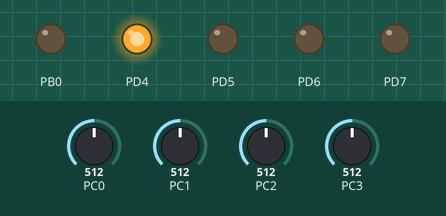
The program below on a simulated ATmega328P, built with avr-gcc and emulated at 8 MHz. Parts: output pins drawn as LEDs (lit = HIGH). The inputs (shaded band) are chosen by the test bench; at power-on: PC3 = 512, PC0 = 512, PC1 = 512, PC2 = 512.

Above: at 1.2 s.
1.3 s: PC3 set to 678
2.8 s: PC3 set to 704
At 4.0 s:
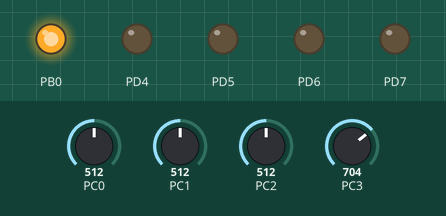
4.3 s: PC3 set to 306
At 5.5 s:
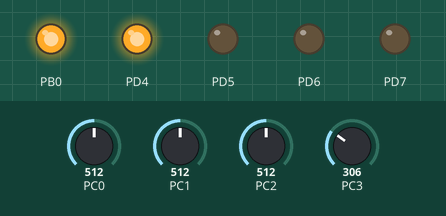
5.9 s: PC3 set to 716
At 6.8 s:
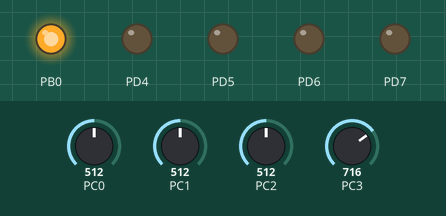
7.5 s: PC3 set to 30
At 8.1 s:
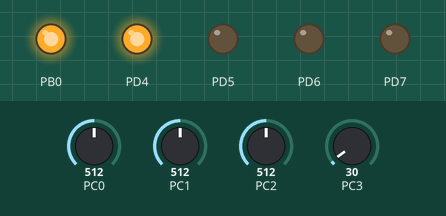
Timing chart, 0 to 10.1 s (numbered marks = the images above; inputs shaded):
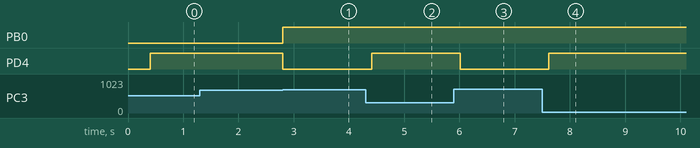

The program:

main.c
```c
/**
* file     main.c
* ingroup  g_applspec
* brief    Main file for Energy Management.
* author   Benjamin Marty
*
* This file is the place where the basic structure of the application/module is defined.
*/


#define F_CPU 8000000UL     //Set Clock for delay to 8MHz

#define BAUD 9600
#define MYUBRR F_CPU/16/BAUD-1

#include "util/delay.h"     //Delay Function
#include <avr/io.h>         //Include AVR Library to get the nice Bit definitions

#define ON 1
#define OFF 0


/**
* inits the general powermanagement
*
* @return Voltage
*/
void powermanagement_init()
{
	DDRD |= (1<<PORTD4);                 //Set tristate for ENABLE_MCU
	DDRB |= (1<<PORTB0);                 //Set tristate for CRUISE_CONTROL
}

/**
* inits the adc with the corresponding channel
*
* @param Channel
*/
void adc_init(int channel)
{
	ADMUX = 0x00;                        //Reset ADMUX register to 0
	ADCSRA = 0x00;                       //Reset ADCSRA register to 0

	ADMUX |= (1<<REFS0);                 //Set ref to AVCC
	int channel_bit = (channel);
	//ADMUX |= (channel << 4);           //Set channel

	ADMUX |= channel_bit;

	ADCSRA |= ( (1<<ADEN) | (1<<ADPS1) | (1<<ADPS0) | (1<<ADATE) );   //Enable ADC, Star ADC, Set Clock Prescaler to 8
	ADCSRA |= (1<<ADSC);

	//return 1;
}

/**
* make a sample on the adc
*
* @return ADC-Value
*/
int adc_sample()
{
	int result = 0;                      //Setup space for ADC result

	result = ADCL + (ADCH << 8);         //Get 10bit result from ADC registers. Keep in mind to read ADCH!

	return result;
}

/**
* Returns the actual voltage on the five Volt rail
*
* @return Voltage
*/
float get_five_rail()
{
	adc_init(0);
	_delay_ms(100);

	float meassurement = (((float)adc_sample()/1023)*3.3);

	meassurement = (meassurement/2.5)*5.2;

	return meassurement;
}

/**
* Returns the actual voltage on the three point three Volt rail
*
* @return Voltage
*/
float get_three_rail()
{
	adc_init(1);
	_delay_ms(100);

	float meassurement = (((float)adc_sample()/1023)*3.3);

	meassurement = (meassurement/2.5)*3.4;

	return meassurement;
}

/**
* Returns the actual current consumption (Not yet implemented!!)
*
* @return Current
*/
float get_current()
{
	adc_init(2);
	_delay_ms(100);

	float meassurement = (((float)adc_sample()/1023)*3.3);

	meassurement = (meassurement/2.5)*0;

	return meassurement;
}

/**
* Returns the actual lipo voltage
*
* @return Voltage
*/
float get_lipo()
{
	adc_init(3);
	_delay_ms(100);

	float meassurement = (((float)adc_sample()/1023)*3.3);

	meassurement = (meassurement/2.5)*12.4;

	return meassurement;
}

/**
* Init USART interface
*
*/
char usart_init( unsigned int ubrr)
{

	UBRR0H = (unsigned char)(ubrr>>8);   //Set baud rate
	UBRR0L = (unsigned char)ubrr;

	UCSR0B = (1<<RXEN0)|(1<<TXEN0);      //Enable receiver and transmitter

	UCSR0C = (1<<USBS0)|(3<<UCSZ00);     //Set frame format: 8data, 2stop bit

	return 1;
}

/**
* Transmits given data over USART
*
* @param Data
*/
void USART_Transmit( unsigned char data )
{

	while ( !( UCSR0A & (1<<UDRE0)) );   //Wait for empty transmit buffer


	UDR0 = data;                         //Put data into buffer, sends the data

	//return 1;
}

/**
* Power control
*
* @param on or off
*/
void power_control(char state)
{
	if(state == ON)
	{
		PORTD &= ~(1<<PORTD4);

	}
	else if(state == OFF)
	{
		PORTD |= (1<<PORTD4);
	}

	//return 1;
}

/**
* CruiseControl control
*
* @param on or off
*/
void cc_control(char state)
{
	if(state == ON)
	{
		PORTB |= (1<<PORTB0);

	}
	else if(state == OFF)
	{
		PORTB &= ~(1<<PORTB0);
	}

	//return 1;
}

/**
* TWI Init
*
*/
void twi_init(void)
{
	//TWI Init
	TWAR = ( 0x0A << 1 );
	//TWAR |= 0x01;
	TWCR = ( (1<<TWEN) | (1<<TWEA) );
}

int main(void)
{
	powermanagement_init();

	char power_status = 1;
	char cc_status = 1;

	float five_rail = 0;
	float three_rail = 0;
	float current = 0;
	float lipo = 0;

	int counter = 0;

	int data = 0;
	int data_twi[2];

	DDRD |= ( (1<<PORTD5) | (1<<PORTD6) | (1<<PORTD7) );

	while(1)
	{
		five_rail = get_five_rail();
		three_rail = get_three_rail();
		current = get_current();
		lipo = get_lipo();

		if(lipo < 11.0)
		{
			//Bat. low
			power_control(0);
		}
		else
		{
			power_control(1);
			cc_control(cc_status);

			twi_init();

			switch(TWSR)        //TWDR    Unknown identifier    Error
			{
				case 0x60:
					TWCR |= ( (1<<TWINT) | (1<<TWEA) );

					while(counter < 5)
					{
						counter++;

						if(TWSR == 0x80)
						{
							data_twi[0] = TWDR;
							TWCR |= ( (1<<TWINT) | (1<<TWEA) );
							if(TWSR == 0x80)
							{
								data_twi[1] = TWDR;
								TWCR |= ( (1<<TWINT) | (1<<TWEA) );
								break;
							}
							break;
						}
						_delay_ms(100);
					}
					counter = counter;
					counter = 0;

					break;

				case 0x80:
					data = TWDR;
					TWCR |= ( (1<<TWINT) | (1<<TWEA) );
					PORTD |= ( (1<<PORTD5) | (1<<PORTD6) | (1<<PORTD7) );
					_delay_ms(50);
					PORTD &= ~( (1<<PORTD5) | (1<<PORTD6) | (1<<PORTD7) );
					break;

				case 0xA0:            /* Received Stop or Repeated Start while still addressed */
					TWCR |= ( (1<<TWINT) );                            /* Switch to not Addressed */
					break;

				default:
					break;
			}
		}
	}
}
```

Measured:
- the behaviour switches between 687 and 688 on PC3 (found by bisection; images 0 and 1)
- after the input at 1.3 s, every drawn part: stays the same
- after the input at 2.8 s, PB0: LOW → HIGH at once; PD4: HIGH → LOW at once
- after the input at 4.3 s, PD4: LOW → HIGH after 0.11 s
- after the input at 5.9 s, PD4: HIGH → LOW after 0.11 s
- after the input at 7.5 s, PD4: LOW → HIGH after 0.11 s
